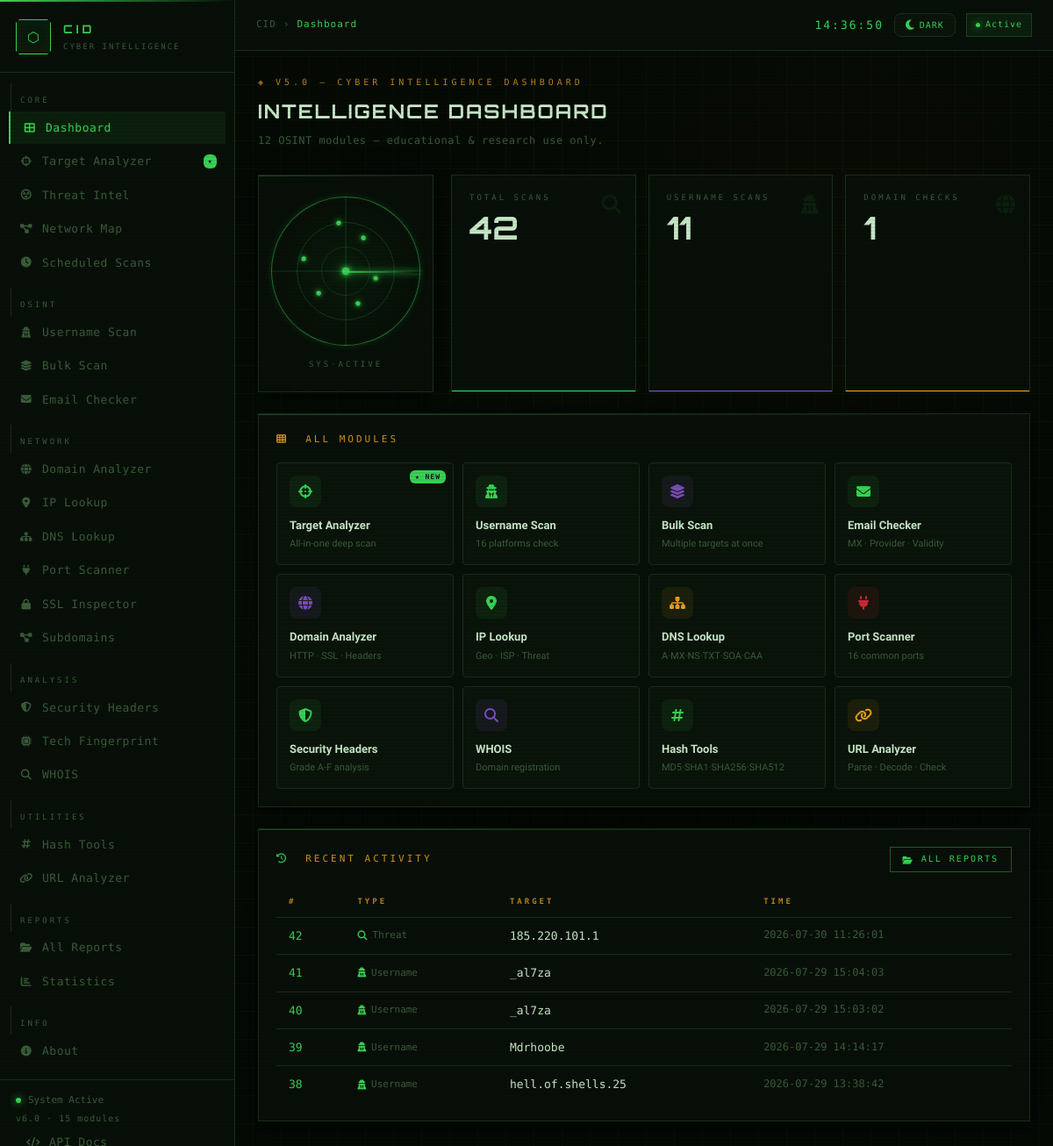
The page / (signed in) on the database as committed earlier.
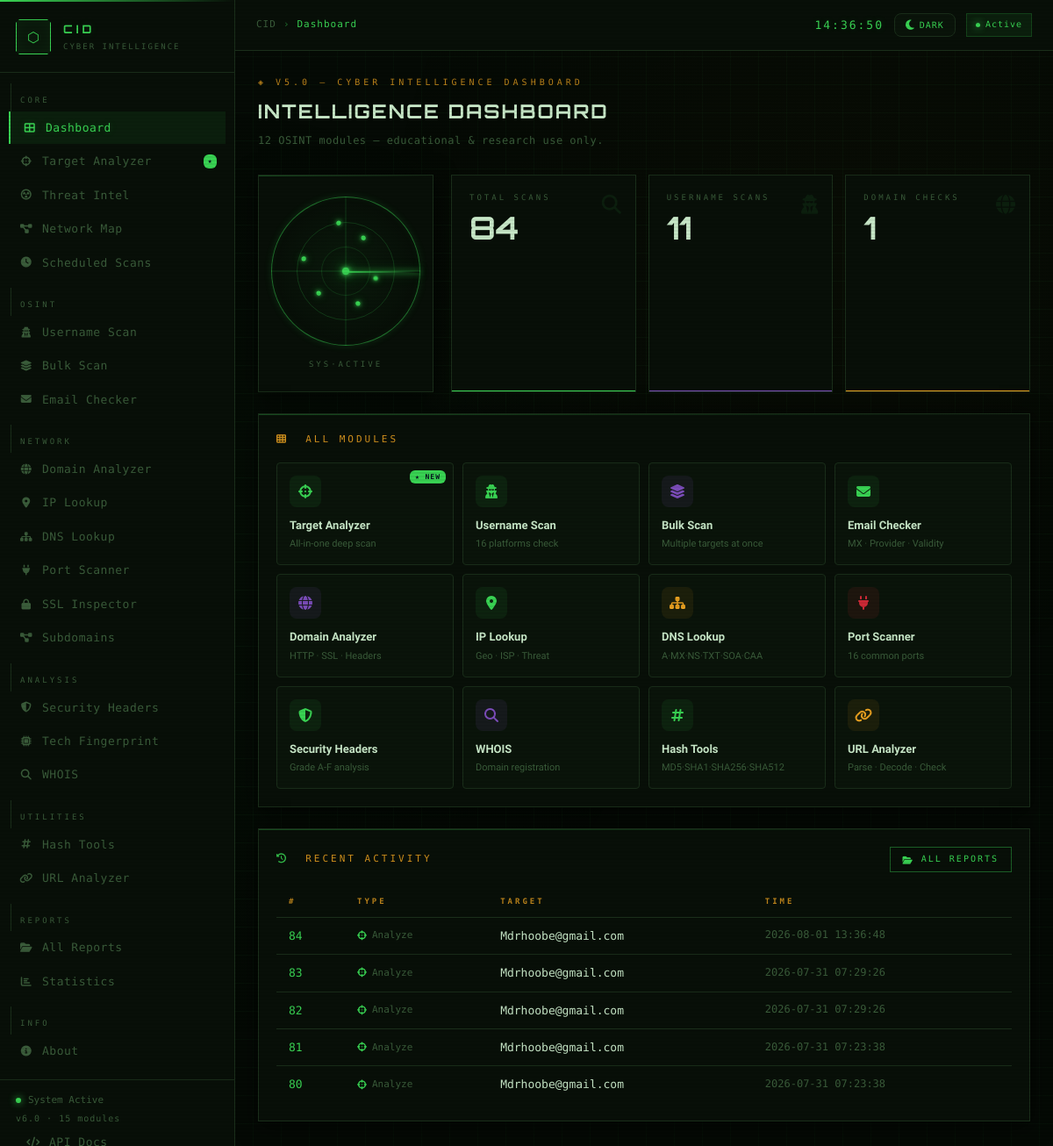
The same page on the database as committed later.
### tables this page shows
CREATE TABLE reports (
                id        INTEGER PRIMARY KEY AUTOINCREMENT,
                type      TEXT NOT NULL,
                target    TEXT NOT NULL,
                results   TEXT NOT NULL DEFAULT '{}',
                summary   TEXT DEFAULT '{}',
                timestamp TEXT NOT NULL
            );

### app.py (the view)
@app.route('/')
@login_required
def dashboard():
    total, uname, domain = count_reports()
    return render_template('dashboard.html', total=total, uname=uname,
                           domain=domain, recent=get_recent_reports(5), active='dashboard')

### app.py (called while the page is built)
def login_required(f):
    @wraps(f)
    def decorated(*args, **kwargs):
        if not session.get('logged_in'):
            return redirect(url_for('login'))
        return f(*args, **kwargs)
    return decorated

### db.py (called while the page is built)
def get_conn():
    conn = sqlite3.connect(DB_PATH)
    conn.row_factory = sqlite3.Row
    return conn

def get_recent_reports(limit=5):
    with get_conn() as conn:
        rows = conn.execute('SELECT * FROM reports ORDER BY id DESC LIMIT ?', (limit,)).fetchall()
    return [_to_dict(r) for r in rows]

def count_reports():
    with get_conn() as conn:
        total  = conn.execute('SELECT COUNT(*) FROM reports').fetchone()[0]
        uname  = conn.execute("SELECT COUNT(*) FROM reports WHERE type='username'").fetchone()[0]
        domain = conn.execute("SELECT COUNT(*) FROM reports WHERE type='domain'").fetchone()[0]
    return total, uname, domain

def _to_dict(row):
    if row is None: return None
    d = dict(row)
    for f in ('results', 'summary'):
        try:    d[f] = json.loads(d[f])
        except: d[f] = {}
    return d

### templates/dashboard.html (shortened to what the changed rows need)
{% extends "base.html" %}
{% block content %}
<div class="page-hdr">
  <h1 class="page-title">Intelligence Dashboard</h1>
</div>
<div style="display:grid;grid-template-columns:200px 1fr;gap:20px;margin-bottom:24px;">
  <div style="display:grid;grid-template-columns:repeat(3,1fr);gap:14px;">
    <div class="stat-card c-green">
      <div class="stat-lbl">Total Scans</div>
      <div class="stat-val">{{ total }}</div>
      <div class="stat-icon"><i class="fas fa-search"></i></div>
    </div>
  </div>
</div>
<div class="card" style="margin-bottom:24px;">
  <div style="display:grid;grid-template-columns:repeat(4,1fr);gap:10px;">
    {% for route, icon, color, name, desc, is_new in tools %}
    <a href="{{ url_for(route) }}"
       style="display:flex;flex-direction:column;gap:10px;padding:14px;
              background:var(--bg-input);border:1px solid var(--border);border-radius:var(--r);
              text-decoration:none;color:var(--text);transition:all .2s;position:relative;overflow:hidden;"
       onmouseover="this.style.borderColor='var(--{{ color }})';this.style.background='rgba(0,200,255,.04)';this.style.transform='translateY(-2px)'"
       onmouseout="this.style.borderColor='var(--border)';this.style.background='var(--bg-input)';this.style.transform='translateY(0)'">
      {% if is_new %}
      <span style="position:absolute;top:8px;right:8px;background:var(--cyan);color:#07101f;
                   font-size:8px;font-family:var(--font-mono);font-weight:700;padding:1px 6px;
                   border-radius:6px;letter-spacing:1px;">★ NEW</span>
      {% endif %}
      <div style="width:36px;height:36px;border-radius:8px;background:var(--{{ color }}-dim);
                  color:var(--{{ color }});display:flex;align-items:center;justify-content:center;font-size:16px;">
        <i class="{{ icon }}"></i>
      </div>
      <div>
        <div style="font-weight:600;font-size:13px;color:var(--text-hi);">{{ name }}</div>
        <div style="font-size:11px;color:var(--text-dim);margin-top:2px;">{{ desc }}</div>
      </div>
    </a>
    {% endfor %}
  </div>
</div>
<div class="card">
  {% if recent %}
  <table class="data-table">
    <thead><tr><th>#</th><th>Type</th><th>Target</th><th>Time</th></tr></thead>
    <tbody>
      {% set type_icons = {'username':'fas fa-user-secret','domain':'fas fa-globe',
         'analyze':'fas fa-crosshairs','ip_lookup':'fas fa-map-marker-alt',
         'email':'fas fa-envelope','whois':'fas fa-search','dns':'fas fa-sitemap',
         'port_scan':'fas fa-plug','headers':'fas fa-shield-alt'} %}
      {% for r in recent %}
      <tr>
        <td class="mono" style="color:var(--text-dim);">
          <a href="{{ url_for('view_report', report_id=r.id) }}" style="color:var(--cyan);">{{ r.id }}</a>
        </td>
        <td>
          <span style="font-family:var(--font-mono);font-size:11px;color:var(--text-dim);display:flex;align-items:center;gap:6px;">
            <i class="{{ type_icons.get(r.type, 'fas fa-search') }}" style="color:var(--cyan);"></i>
            {{ r.type.replace('_',' ').title() }}
          </span>
        </td>
        <td class="mono" style="color:var(--text-hi);">
          <a href="{{ url_for('view_report', report_id=r.id) }}" style="color:var(--text-hi);">{{ r.target }}</a>
        </td>
        <td style="color:var(--text-dim);font-size:12px;">{{ r.timestamp }}</td>
      </tr>
      {% endfor %}
    </tbody>
  </table>
  {% else %}
  <div class="empty-state" style="padding:40px;">
    <div class="empty-icon"><i class="fas fa-satellite-dish"></i></div>
    <div class="empty-title">No activity yet</div>
    <div class="empty-text">Start with <a href="{{ url_for('analyze') }}">Target Analyzer</a></div>
  </div>
  {% endif %}
</div>
{% endblock %}

Rows that differ between the two databases and show on the page:
no longer on this page (row unchanged): reports: id "42", type.replace "Threat", target "185.220.101.1", timestamp "2026-07-30 11:26:01"
no longer on this page (row unchanged): reports: id "41", type.replace "Username", target "_al7za", timestamp "2026-07-29 15:04:03"
no longer on this page (row unchanged): reports: id "40", type.replace "Username", target "_al7za", timestamp "2026-07-29 15:03:02"
no longer on this page (row unchanged): reports: id "39", type.replace "Username", target "Mdrhoobe", timestamp "2026-07-29 14:14:17"
no longer on this page (row unchanged): reports: id "38", type.replace "Username", target "hell.of.shells.25", timestamp "2026-07-29 13:38:42"
added reports: id "84", type.replace "Analyze", target "Mdrhoobe@gmail.com", timestamp "2026-08-01 13:36:48"
added reports: id "83", type.replace "Analyze", target "Mdrhoobe@gmail.com", timestamp "2026-07-31 07:29:26"
added reports: id "82", type.replace "Analyze", target "Mdrhoobe@gmail.com", timestamp "2026-07-31 07:29:26"
added reports: id "81", type.replace "Analyze", target "Mdrhoobe@gmail.com", timestamp "2026-07-31 07:23:38"
added reports: id "80", type.replace "Analyze", target "Mdrhoobe@gmail.com", timestamp "2026-07-31 07:23:38"
Other text that changed with them:
{{ total }}: "42" → "84"
